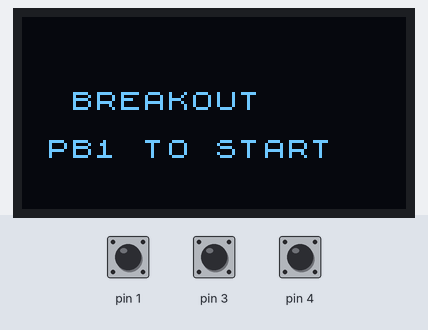
Recording of a sketch running on a simulated Arduino Uno, built with avr-gcc and run on an emulated ATmega328P. Parts: 128×64 one-colour display. The test bench sets the inputs (shaded band); at power-on: pin 1 HIGH, pin 3 HIGH, pin 4 HIGH.

Above: at 1.3 s.
1.4 s: pin 1 pulled LOW for 0.2 s
At 2.5 s:
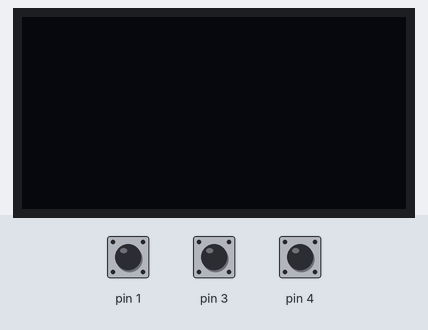
At 3.09 s:
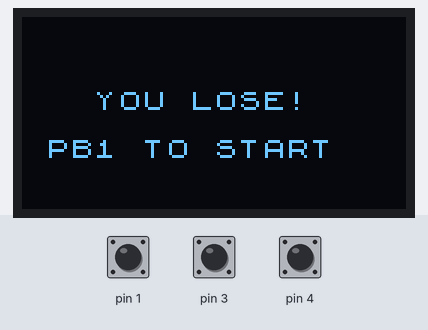

Measured:
- after the input at 1.4 s, the display: first changes after 0.11 s (image 1 shows a later state)

The sketch:

BREAKOUT.ino
```cpp
#include <Arduino.h>
#include <U8x8lib.h>

// OLED pins
#define OLED_SCL PB2
#define OLED_SDA PB0
U8X8_SSD1306_128X64_NONAME_SW_I2C u8x8(OLED_SCL, OLED_SDA, U8X8_PIN_NONE);

// Buttons
#define BTN_LEFT  PB3
#define BTN_RIGHT PB4
#define BTN_START PB1

// Screen
#define WIDTH  16
#define HEIGHT 8
#define PADDLE_W 3
#define MAX_LEVELS 5

// Game variables
uint8_t paddleX = 6;
uint8_t ballX = 8, ballY = 5;
int8_t ballDX = 1, ballDY = -1;
uint8_t level = 0;
bool bricks[HEIGHT-2][WIDTH];
bool running = false;
bool showMenu = true;
bool winScreen = false;
bool loseScreen = false;

// Levels: 1=brick, 0=empty
const uint8_t levels[MAX_LEVELS][HEIGHT-2][WIDTH] PROGMEM = {
  // Level 1
  {
    {1,1,1,1,1,1,1,1,1,1,1,1,1,1,1,1},
    {0,0,0,0,0,0,0,0,0,0,0,0,0,0,0,0},
    {0,0,0,0,0,0,0,0,0,0,0,0,0,0,0,0},
    {0,0,0,0,0,0,0,0,0,0,0,0,0,0,0,0},
    {0,0,0,0,0,0,0,0,0,0,0,0,0,0,0,0},
    {0,0,0,0,0,0,0,0,0,0,0,0,0,0,0,0}
  },
  // Level 2
  {
    {1,0,1,0,1,0,1,0,1,0,1,0,1,0,1,0},
    {0,1,0,1,0,1,0,1,0,1,0,1,0,1,0,1},
    {1,0,1,0,1,0,1,0,1,0,1,0,1,0,1,0},
    {0,0,0,0,0,0,0,0,0,0,0,0,0,0,0,0},
    {0,0,0,0,0,0,0,0,0,0,0,0,0,0,0,0},
    {0,0,0,0,0,0,0,0,0,0,0,0,0,0,0,0}
  },
  // Level 3
  {
    {1,1,1,1,1,1,1,1,1,1,1,1,1,1,1,1},
    {1,0,0,0,0,0,0,0,0,0,0,0,0,0,0,1},
    {1,0,1,1,1,1,1,0,0,1,1,1,1,1,0,1},
    {1,0,0,0,0,0,0,0,0,0,0,0,0,0,0,1},
    {1,1,1,1,1,1,1,1,1,1,1,1,1,1,1,1},
    {0,0,0,0,0,0,0,0,0,0,0,0,0,0,0,0}
  },
  // Level 4
  {
    {1,0,1,0,1,0,1,0,1,0,1,0,1,0,1,0},
    {0,1,0,1,0,1,0,1,0,1,0,1,0,1,0,1},
    {1,0,1,0,1,0,1,0,1,0,1,0,1,0,1,0},
    {0,1,0,1,0,1,0,1,0,1,0,1,0,1,0,1},
    {1,0,1,0,1,0,1,0,1,0,1,0,1,0,1,0},
    {0,0,0,0,0,0,0,0,0,0,0,0,0,0,0,0}
  },
  // Level 5
  {
    {1,1,1,1,1,1,1,1,1,1,1,1,1,1,1,1},
    {1,1,0,0,0,0,0,0,0,0,0,0,0,0,1,1},
    {1,0,1,1,1,1,1,0,0,1,1,1,1,1,0,1},
    {1,0,0,0,0,0,0,0,0,0,0,0,0,0,0,1},
    {1,1,1,1,1,1,1,1,1,1,1,1,1,1,1,1},
    {0,0,0,0,0,0,0,0,0,0,0,0,0,0,0,0}
  }
};

// Load level into bricks array
void loadLevel(uint8_t lvl){
  for(uint8_t y=0; y<HEIGHT-2; y++)
    for(uint8_t x=0; x<WIDTH; x++)
      bricks[y][x] = pgm_read_byte(&(levels[lvl][y][x]));
}

// Reset ball and paddle
void resetBallPaddle(){
  paddleX = 6;
  ballX = 8;
  ballY = 5;
  ballDX = 1;
  ballDY = -1;
}

// Draw everything
void drawGame(){
  u8x8.clear();

  // Draw bricks
  for(uint8_t y=0; y<HEIGHT-2; y++)
    for(uint8_t x=0; x<WIDTH; x++)
      if(bricks[y][x]) u8x8.drawGlyph(x, y, 0xFF); // solid block

  // Draw paddle (line)
  for(uint8_t i=0; i<PADDLE_W; i++)
    u8x8.drawGlyph(paddleX+i, HEIGHT-1, 0xFF);

  // Draw ball
  u8x8.drawGlyph(ballX, ballY, 0xFF);
}

// Show menu or win/lose screen
void drawMenu(){
  u8x8.clear();
  if(showMenu) u8x8.setCursor(2,3), u8x8.print("BREAKOUT");
  else if(winScreen) u8x8.setCursor(4,3), u8x8.print("YOU WIN!");
  else if(loseScreen) u8x8.setCursor(3,3), u8x8.print("YOU LOSE!");
  u8x8.setCursor(1,5); u8x8.print("PB1 TO START");
}

void setup() {
  pinMode(BTN_LEFT, INPUT_PULLUP);
  pinMode(BTN_RIGHT, INPUT_PULLUP);
  pinMode(BTN_START, INPUT_PULLUP);

  u8x8.begin();
  u8x8.setFont(u8x8_font_chroma48medium8_r);

  drawMenu();
}

void loop() {
  bool left = !digitalRead(BTN_LEFT);
  bool right = !digitalRead(BTN_RIGHT);
  bool start = !digitalRead(BTN_START);

  if(!running){
    if(start){
      running = true;
      showMenu = false;
      winScreen = false;
      loseScreen = false;
      level = 0;
      loadLevel(level);
      resetBallPaddle();
    }
    drawMenu();
    delay(50);
    return;
  }

  // Paddle move
  if(left && paddleX>0) paddleX--;
  if(right && paddleX<WIDTH-PADDLE_W) paddleX++;

  // Ball move
  ballX += ballDX;
  ballY += ballDY;

  // Wall collision
  if(ballX==0 || ballX==WIDTH-1) ballDX *= -1;
  if(ballY==0) ballDY *= -1;

  // Paddle collision
  if(ballY==HEIGHT-1 && ballX>=paddleX && ballX<paddleX+PADDLE_W){
    ballDY = -1;
    if(ballX==paddleX) ballDX=-1;
    else if(ballX==paddleX+PADDLE_W-1) ballDX=1;
  }

  // Brick collision
  if(ballY<HEIGHT-2 && bricks[ballY][ballX]){
    bricks[ballY][ballX]=0;
    ballDY*=-1;
  }

  // Ball lost
  if(ballY>=HEIGHT){
    running = false;
    loseScreen = true;
  }

  // Check if level cleared
  bool cleared=true;
  for(uint8_t y=0;y<HEIGHT-2;y++)
    for(uint8_t x=0;x<WIDTH;x++)
      if(bricks[y][x]) cleared=false;

  if(cleared){
    level++;
    if(level>=MAX_LEVELS){
      running=false;
      winScreen=true;
    } else {
      loadLevel(level);
      resetBallPaddle();
    }
  }

  drawGame();
  delay(80); // snappy speed
}
```
